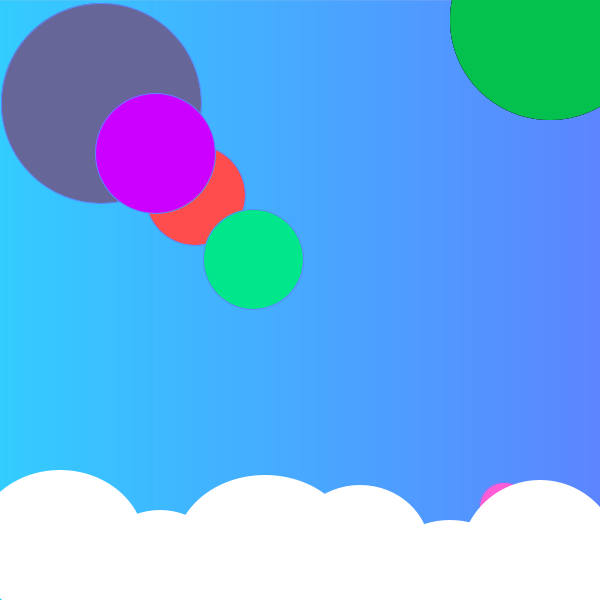
Frame 1 (no input)
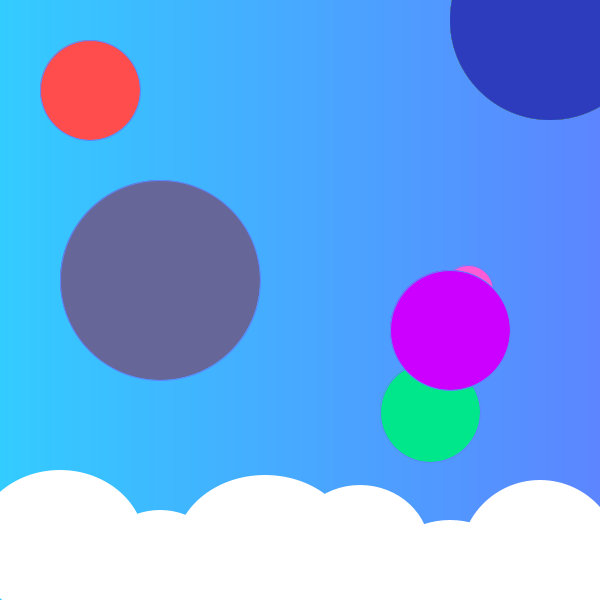
Frame 60 (the mouse pressed at the canvas centre just before this capture)
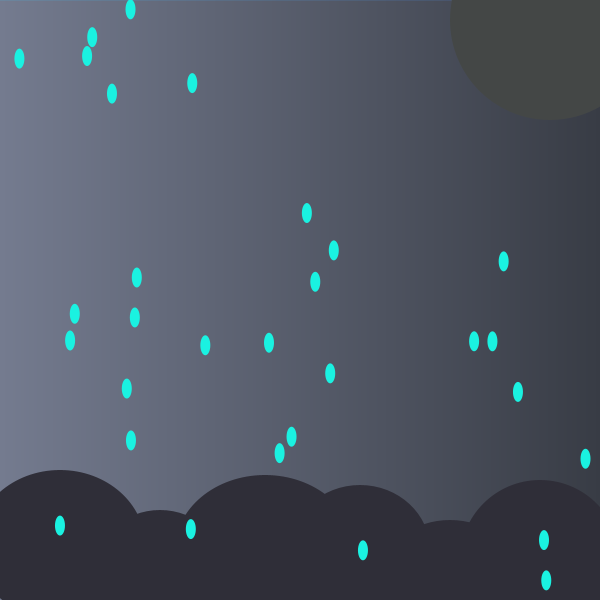
Frame 120 (the mouse held since frame 60 and released just before this capture)

The Processing sketch that drew these frames (run headless with seeded random() and noise(); from frame 60 on, the mouse is pressed at the canvas centre):

// Processing sketch: CatherineChung_Proj1_3
// ── CatherineChung_Proj1_3.pde
//ADJECTIVE: ELATED/HAPPY
//background gradient
int u = 0;
int h = 200; 
color b1,b2; 
color b3,b4;
//vectors for balloons
PVector grayLo;
PVector grayVe;
PVector redLo;
PVector redVe;
PVector pinkLo;
PVector pinkVe;
PVector greenLo;
PVector greenVe;
PVector yellowLo;
PVector yellowVe; 
PVector purpleLo;
PVector purpleVe;
// raindrops
Raindrop h1;
Raindrop [] rain = new Raindrop[30];
//suncolor array
int sun [] = new int[10]; 
//color sunco = color(random(255), random(255), random(255));
//color cloudCo = color(47,46,56); 

void setup(){
  size(600,600); 
  //background(0); 
  b1 = color(51,204,255); 
  b2 = color(92,133,255); 
  b3 = color(116,123,143);
  b4 = color(56,60,69);
  grayLo = new PVector(100,100);
  grayVe = new PVector(1,3);
  redLo = new PVector(200,200);
  redVe = new PVector(-5,-5);
  pinkLo = new PVector(500,500);
  pinkVe = new PVector(4,7);
  greenLo = new PVector(250,250);
  greenVe = new PVector(3,9); 
  yellowLo = new PVector(550,550);
  yellowVe = new PVector(10,2); 
  purpleLo = new PVector(150,150);
  purpleVe = new PVector(5,3); 
}

void draw(){
    
    grayLo.add(grayVe);
    redLo.add(redVe);
    pinkLo.add(pinkVe);
    greenLo.add(greenVe);
    yellowLo.add(yellowVe); 
    purpleLo.add(purpleVe);
   
    skyBckgrnd();
    grayBall();
    redBall();
    pinkBall();
    greenBall();
    yellowBall();
    purpleBall(); 

    cloud();
    colorSun(); 
    press();     
}//draw
  
void press(){
  if(mousePressed == true){
    clkBckgrnd();
    clkCloud();
    clkSun();
    for( int i = 0; i < rain.length; i++){
      rain[i] = new Raindrop();
      h1 = new Raindrop();
      rain[i].drop();
    }
  } //mousepressed
}
void grayBall(){
    if((grayLo.x >width) || (grayLo.x <0)) {
      grayVe.x = grayVe.x *-1;
    }
    if((grayLo.y > height) || (grayLo.y <0)) {
      grayVe.y = grayVe.y * -1;
    }
    fill(102, 102, 153);
    ellipse(grayLo.x,grayLo.y,200,200); 
}

void redBall(){
    if((redLo.x >width) || (redLo.x <0)) {
      redVe.x = redVe.x *-1;
    }
    if((redLo.y > height) || (redLo.y <0)) {
      redVe.y = redVe.y * -1;
    }
    fill(255,77,77);
    ellipse(redLo.x,redLo.y,100,100);
}
void pinkBall(){
    if((pinkLo.x >width) || (pinkLo.x <0)) {
      pinkVe.x = pinkVe.x *-1;
    }
    if((pinkLo.y > height) || (pinkLo.y <0)) {
      pinkVe.y = pinkVe.y * -1;
    }
    fill(255,92,214);
    ellipse(pinkLo.x,pinkLo.y,50,50); 

}
void greenBall(){
    if((greenLo.x >width) || (greenLo.x <0)) {
      greenVe.x = greenVe.x *-1;
    }
    if((greenLo.y > height) || (greenLo.y <0)) {
      greenVe.y = greenVe.y * -1;
    }
    fill(0,230,138);
    ellipse(greenLo.x,greenLo.y,100,100); 
}
void yellowBall(){
    if((yellowLo.x >width) || (yellowLo.x <0)) {
      yellowVe.x = yellowVe.x *-1;
    }
    if((yellowLo.y > height) || (yellowLo.y <0)) {
      yellowVe.y = yellowVe.y * -1;
    }
    fill(255,255,25);
    ellipse(yellowLo.x,yellowLo.y,70,70); 
}
void purpleBall(){
    if((purpleLo.x >width) || (purpleLo.x <0)) {
      purpleVe.x = purpleVe.x *-1;
    }
    if((purpleLo.y > height) || (purpleLo.y <0)) {
      purpleVe.y = purpleVe.y * -1;
    }
    fill(204,0,255);
    ellipse(purpleLo.x,purpleLo.y,120,120); 
}
void skyBckgrnd(){
    for (int i = u; i < width; i++) {
      float remap = map(i, u, height, 0, 1);
      color c = lerpColor(b1, b2, remap); // start, stop, amount
      stroke(c);
      line(i, u, i, height);
    }
}
void clkBckgrnd(){
  for (int i = u; i < width; i++)  {
    float remap = map(i,u,height,0,1);
    color d = lerpColor(b3, b4, remap);
    stroke(d); 
    line(i,u,i,height);
  }
}
void cloud(){
  //fill white
  fill(255,255,255);
  noStroke(); 
  //overlapping diferent sized circles to create cloud shape
  ellipse(60,545,170,150); 
  ellipse(160,570,130,120);
  ellipse(265,550,180,150); 
  ellipse(360,550,140,130);
  ellipse(450,570,130,100);
  ellipse(540,560,160,160);
}
void clkCloud(){
  //fill white
  fill(47,46,56);
  noStroke(); 
  //overlapping diferent sized circles to create cloud shape
  ellipse(60,545,170,150); 
  ellipse(160,570,130,120);
  ellipse(265,550,180,150); 
  ellipse(360,550,140,130);
  ellipse(450,570,130,100);
  ellipse(540,560,160,160);
}
class Raindrop{
  //int x = width;
  //int y = height;
  float x = random(width); 
  float y = random(height); 
  
  void drop(){
    fill(26,242,225); 
    ellipse(x,y, 10,20); 
    
    if(y<height){
      x = random(width);
      y = random(height);
    }
  }
} //end of Raindrop class
void clkSun(){
  fill(68,71,70);
  ellipse(550,20,200,200);
}
void colorSun(){
  
  for(int i=0; i < sun.length; i++){
    fill(random(255), random(255), random(255));
    ellipse(550,20, 200,200); 
  }
}//end of colorSun
